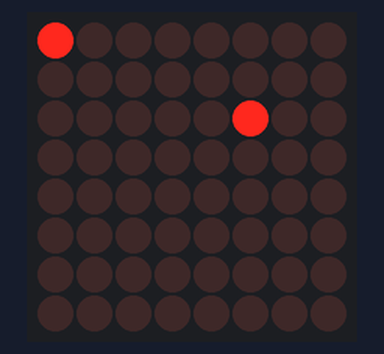
A program run on a simulated MicroPython board. Parts: 8×8 LED matrix. Library files of the repository ran but are not shown: max7219.py. At 20.0 s the program stops and its outputs stay as they are.

Above: at 0.1 s.
At 3.1 s:
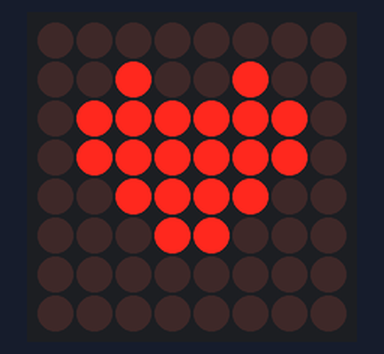
At 5.1 s:
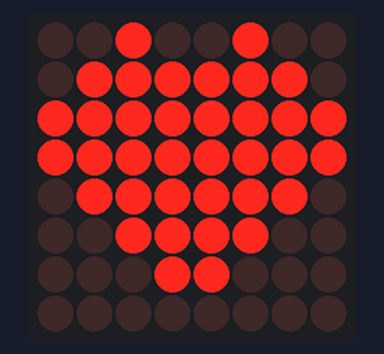
At 9.1 s:
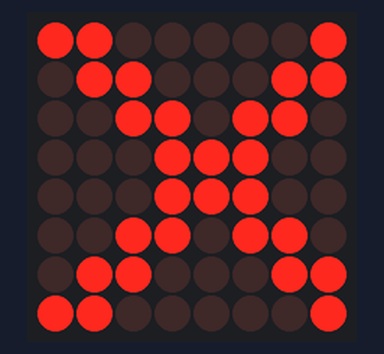
At 13.1 s:
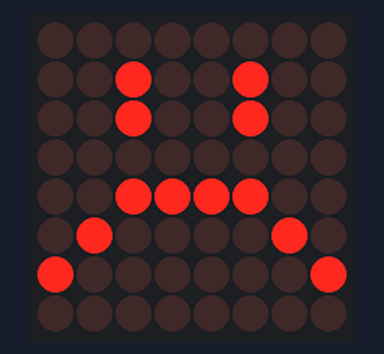
At 19.1 s:
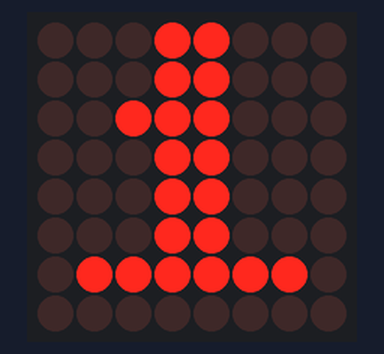

Measured:
- what the display in image 1 shows lasts 2.0 s, from 3.0 s to 5.0 s

The program:

ts.py
```python
import time
import max7219
from machine import Pin, SPI

spi = SPI(1, baudrate=10000000, polarity=0, phase=0)
display = max7219.Matrix8x8(spi, Pin(15), 1)
display.brightness(0)
display.fill(0)
m=[[1,0,0,0,0,0,0,0],
  [0,0,0,0,0,0,0,0],
  [0,0,0,0,0,1,0,0],
  [0,0,0,0,0,0,0,0],
  [0,0,0,0,0,0,0,0],
  [0,0,0,0,0,0,0,0],
  [0,0,0,0,0,0,0,0],
  [0,0,0,0,0,0,0,0]]
display.pic(m)
display.show()
time.sleep(3)

display.fill(0)
display.icon("sHEART")
display.show()
time.sleep(2)

display.fill(0)
display.icon("HEART")
display.show()
time.sleep(2)

display.fill(0)
display.icon("YES")
display.show()
time.sleep(2)

display.fill(0)
display.icon("NO")
display.show()
time.sleep(2)

display.fill(0)
display.icon("HAPPY")
display.show()
time.sleep(2)

display.fill(0)
display.icon("SAD")
display.show()
time.sleep(2)

display.fill(0)
display.text('A',0,0,1)
display.show()
time.sleep(1)

display.fill(0)
display.show()
time.sleep(1)

display.pixel(0,0,1)
display.pixel(1,1,1)
display.hline(0,4,8,1)
display.vline(4,0,8,1)
display.line(8, 0, 16, 8, 1)
display.rect(17,1,6,6,1)
display.fill_rect(25,1,6,6,1)
display.show()
time.sleep(1)

display.fill(0)
display.text('d',0,0,1)
display.show()
time.sleep(1)

display.fill(0)
display.text('1',0,0,1)
display.show()
time.sleep(1)
```
